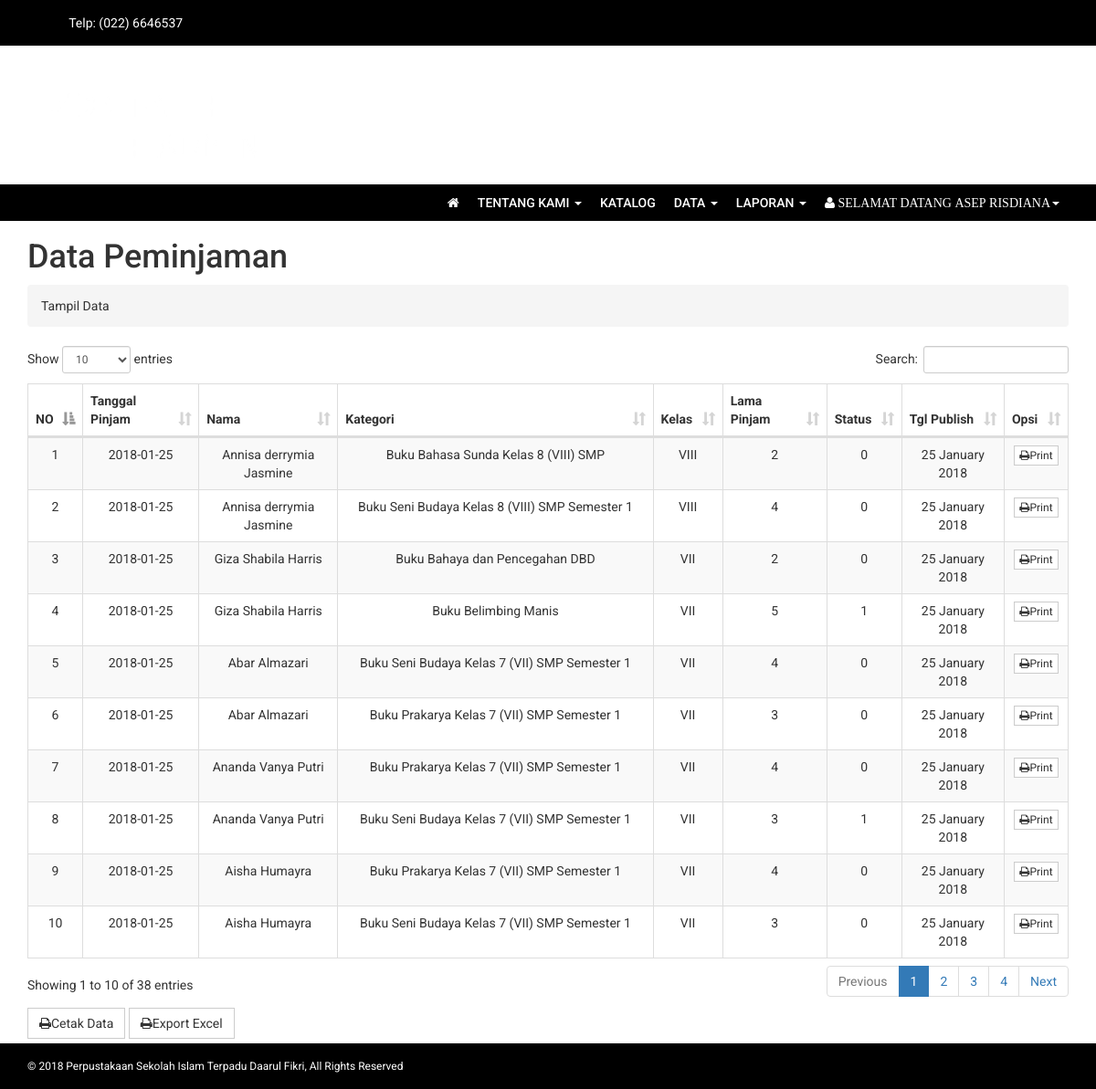
/index.php?page=laporan_peminjaman (signed in), run on the app's committed database.
### tables this page shows
CREATE TABLE `peminjaman` (
  `id_pinjam` int(11) NOT NULL,
  `tanggal_pinjam` date NOT NULL,
  `nama` varchar(30) NOT NULL,
  `kategori` varchar(1000) NOT NULL,
  `kelas` enum('VII','VIII','IX') NOT NULL,
  `lama_pinjam` int(11) NOT NULL,
  `tanggal_kembali` date NOT NULL,
  `denda` decimal(10,0) NOT NULL,
  `status` int(11) NOT NULL,
  `tgl_publish` date NOT NULL
);

### models/m_crud.php (called while the page is built, shortened)
<?php
class Peminjaman {
	private $mysqli;
	function __construct($conn) {
		$this->mysqli = $conn;
	}
	public function tampil_pinjam($id_pinjam = null) {
		$db = $this->mysqli->conn;
		$sql = "SELECT * FROM peminjaman";
		$query = $db->query($sql) or die ($db->error);
			return $query;
	}
}
?>

### report/laporan_peminjaman.php (the view, shortened to what this page needs)
<?php
$pm = new Peminjaman($connection);
?>
 <div class="container">
      <div id="page-wrapper">
  <div class="row">
          <div class="col-lg-12">
            <h1>Data Peminjaman <small></small></h1>
            <ol class="breadcrumb">
              <li><i class="icon-dashboard"></i> Tampil Data</a></li>
            </ol>
          </div>
        </div>
        <div class="row">
          <div class="col-lg-12">
			<div class="table-responsive">
          <table class="table table-bordered table-hover table-striped" id="datatables">
              <thead>
              <tr>
                <th>NO</th>
                <th>Tanggal Pinjam</th>
                <th>Nama</th>
                <th>Kategori</th>
                <th>Kelas</th>
                <th>Lama Pinjam</th>
                <th>Status</th>
                <th>Tgl Publish</th>
                <th>Opsi</th>
              </tr>
            </thead>
            <tbody>
                <?php
                $no = 1;
                $tampil = $pm->tampil_pinjam();
                while($data = $tampil->fetch_object()) {
                ?>
                  <tr>
                  <td align="center"><?php echo $no++; ?></td>
                  <td align="center"><?php echo $data->tanggal_pinjam; ?></td>
                  <td align="center"><?php echo $data->nama; ?></td>
                  <td align="center"><?php echo $data->kategori; ?></td>
                  <td align="center"><?php echo $data->kelas; ?></td>
                  <td align="center"><?php echo $data->lama_pinjam; ?></td>
                  <td align="center"><?php echo $data->status; ?></td>
                   <td align="center"><?=date('d F Y', strtotime($data->tgl_publish)); ?></td>
                 <td align="center">
                    <a href="report/cetak_peminjaman.php?id_pinjam=<?php echo $data->id_pinjam; ?>" target="_blank">
                    <button  class="btn btn-default btn-xs"><i class="fa fa-print"></i>Print</button>
                  </a>
                  </td>
              </tr>
              <?php
               } ?>
           </tbody>
          </table>
 </div>
    </div>
  </div>
       <a id="cetak_data" data-toggle="modal" data-target="#cetak" target="_blank">
          <button  class="btn btn-default" style="margin-bottom: 5px;"><i class="fa fa-print"></i>Cetak Data</button>
       <a href="report/export_excel_peminjaman.php" target="_blank">
          <button  class="btn btn-default" style="margin-bottom: 5px;"><i class="fa fa-print"></i>Export Excel</button>
      </a>

### assets/css/style4.css (style rules this page uses)
body { font-family: 'Roboto', sans-serif; line-height: 30px; }
.btn { border-radius: 0px; -webkit-border-radius: 0px; -moz-border-radius: 0px; }

### data on the page
peminjaman: tanggal_pinjam "2018-01-25", nama "Annisa derrymia Jasmine", kategori "Buku Bahasa Sunda Kelas 8 (VIII) SMP", kelas "VIII", lama_pinjam "2", status "0", tgl_publish "25 January 2018"
peminjaman: tanggal_pinjam "2018-01-25", nama "Annisa derrymia Jasmine", kategori "Buku Seni Budaya Kelas 8 (VIII) SMP Semester 1", kelas "VIII", lama_pinjam "4", status "0", tgl_publish "25 January 2018"
peminjaman: tanggal_pinjam "2018-01-25", nama "Giza Shabila Harris", kategori "Buku Bahaya dan Pencegahan DBD", kelas "VII", lama_pinjam "2", status "0", tgl_publish "25 January 2018"
peminjaman: tanggal_pinjam "2018-01-25", nama "Giza Shabila Harris", kategori "Buku Belimbing Manis", kelas "VII", lama_pinjam "5", status "1", tgl_publish "25 January 2018"
peminjaman: tanggal_pinjam "2018-01-25", nama "Abar Almazari", kategori "Buku Seni Budaya Kelas 7 (VII) SMP Semester 1", kelas "VII", lama_pinjam "4", status "0", tgl_publish "25 January 2018"
peminjaman: tanggal_pinjam "2018-01-25", nama "Abar Almazari", kategori "Buku Prakarya Kelas 7 (VII) SMP Semester 1", kelas "VII", lama_pinjam "3", status "0", tgl_publish "25 January 2018"
peminjaman: tanggal_pinjam "2018-01-25", nama "Ananda Vanya Putri", kategori "Buku Prakarya Kelas 7 (VII) SMP Semester 1", kelas "VII", lama_pinjam "4", status "0", tgl_publish "25 January 2018"
peminjaman: tanggal_pinjam "2018-01-25", nama "Ananda Vanya Putri", kategori "Buku Seni Budaya Kelas 7 (VII) SMP Semester 1", kelas "VII", lama_pinjam "3", status "1", tgl_publish "25 January 2018"
peminjaman: tanggal_pinjam "2018-01-25", nama "Aisha Humayra", kategori "Buku Prakarya Kelas 7 (VII) SMP Semester 1", kelas "VII", lama_pinjam "4", status "0", tgl_publish "25 January 2018"
peminjaman: tanggal_pinjam "2018-01-25", nama "Aisha Humayra", kategori "Buku Seni Budaya Kelas 7 (VII) SMP Semester 1", kelas "VII", lama_pinjam "3", status "0", tgl_publish "25 January 2018"
